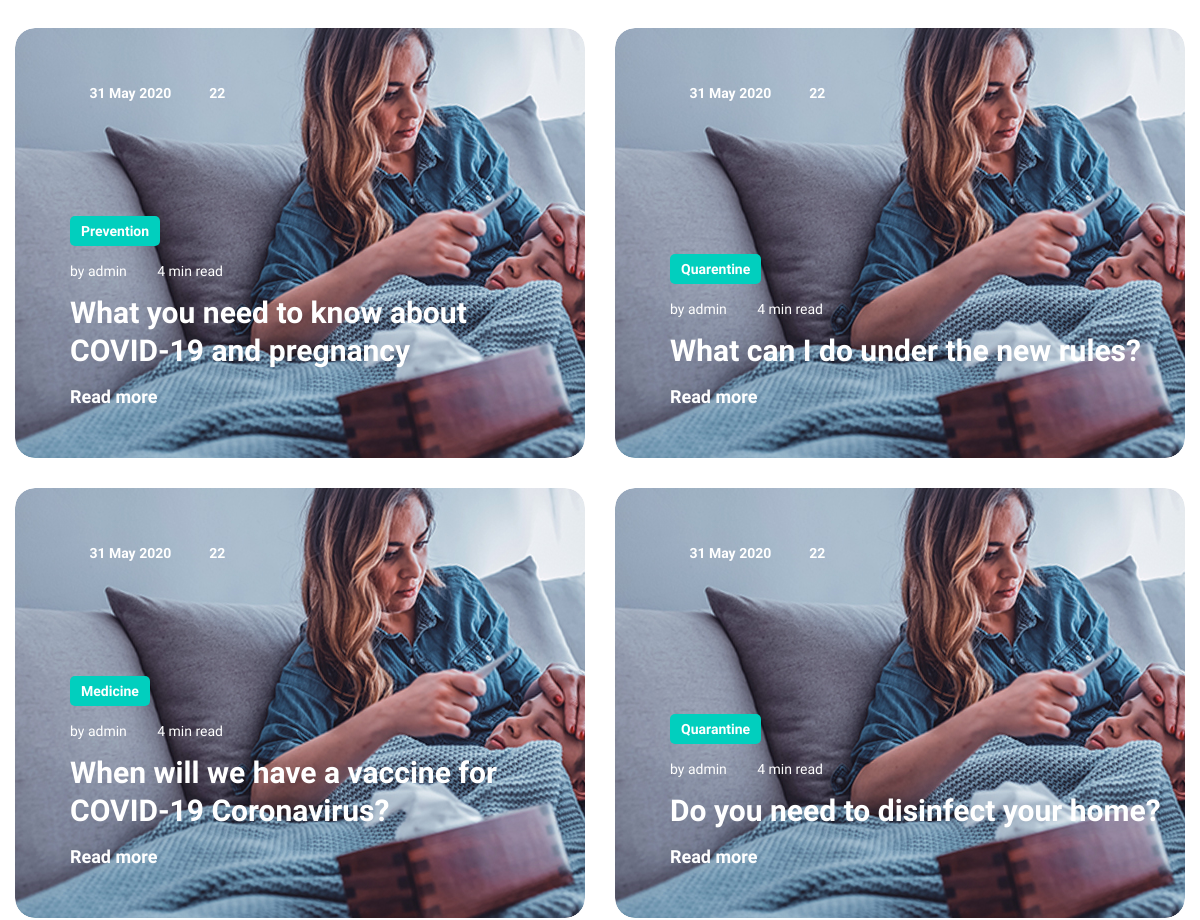
/public/Blog/1 (middle part), run on an earlier commit of the app's database.
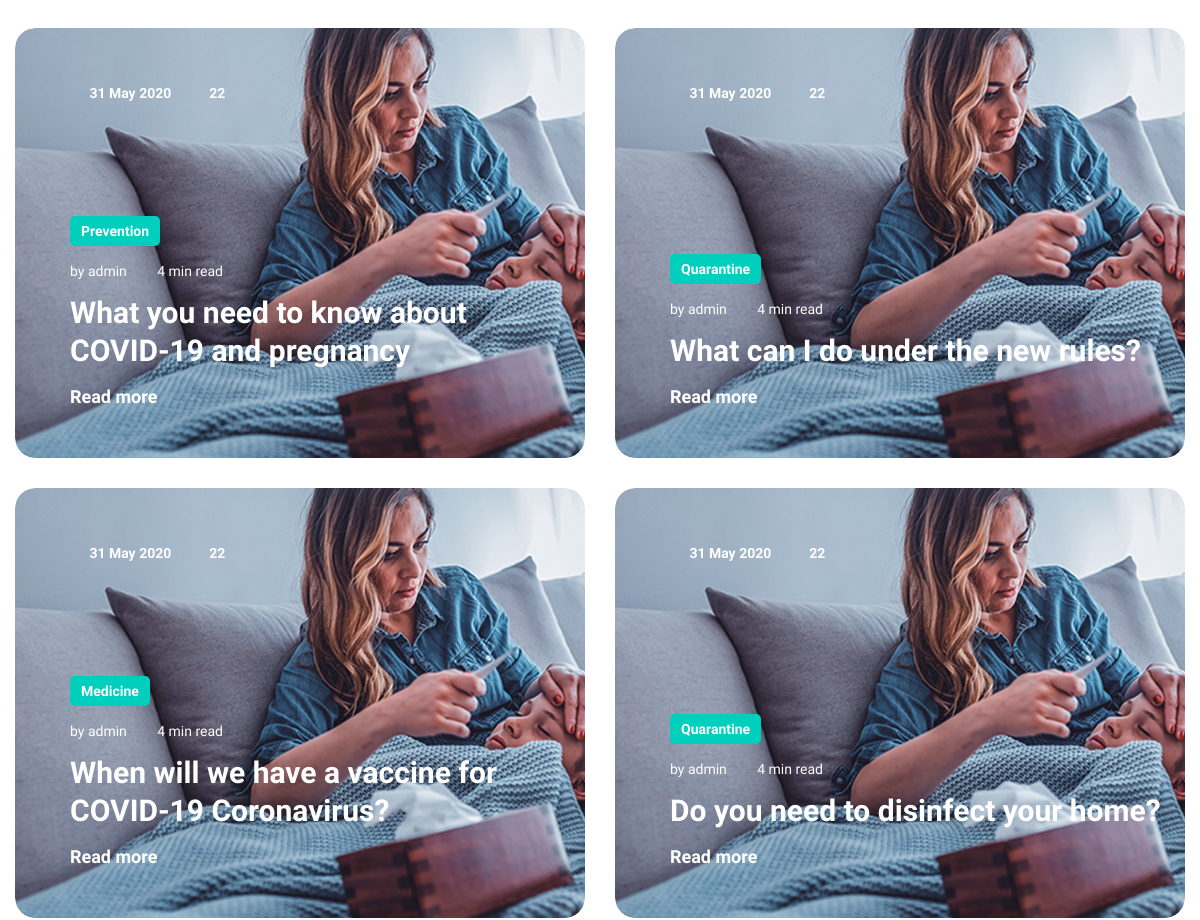
And on a later commit of the database.
### tables this page shows
CREATE TABLE `blogs` (
  `id` int(11) NOT NULL,
  `authId` int(11) NOT NULL,
  `title` varchar(255) NOT NULL,
  `category` varchar(255) NOT NULL,
  `date` date NOT NULL,
  `content` longtext NOT NULL
);

CREATE TABLE `users` (
  `id` int(11) NOT NULL,
  `username` varchar(255) NOT NULL,
  `password` varchar(255) NOT NULL,
  `full_name` varchar(255) NOT NULL,
  `birth_date` date NOT NULL,
  `address` varchar(255) NOT NULL,
  `email` varchar(255) NOT NULL,
  `phone_number` varchar(255) NOT NULL
);

### app/core/Controller.php (called while the page is built, shortened)
<?php
class Controller{
    public function view($view, $data = [])
    {
        require_once '../app/views/' . $view . '.php';
    }
    public function model($model)
    {
        return new $model;
    }
}

### app/controllers/Blog.php (called while the page is built, shortened)
<?php
class Blog extends Controller {
    public function index($page = 1)
    {
        $halaman = 10;
        $mulai = ($page>1) ? ($page * $halaman) - $halaman : 0;
        $total = count($this->model('Blog_model')->getAllBlogs());
        $data['pages'] = ceil($total/$halaman);
        $data['current_page'] = $page;
        $data['blogs'] = $this->model('Blog_model')->getBlogsByPage($mulai, $halaman);
        $this->view('blog/blog', $data);
    }
}

### app/core/App.php (called while the page is built, shortened)
<?php
class App
{
    protected $method = 'index';
    protected $params = [];
    public function __construct()
    {
        $url = $this->parseURL();
        if (isset($url[0])) {
            if (file_exists('../app/controllers/' . $url[0] . '.php')) {
                unset($url[0]);
            }
        }
        $this->controller = new $this->controller;
        if (!empty($url)) {
            $this->params = array_values($url);
        }
        call_user_func_array([$this->controller, $this->method], $this->params);
    }
    public function parseURL()
    {
        if (isset($_GET['url'])) {
            $url = rtrim($_GET['url'], '/');
            $url = filter_var($url, FILTER_SANITIZE_URL);
            $url = explode('/', $url);
            return $url;
        }
    }
}

### public/index.php (called while the page is built, shortened)
<?php
$app = new App;

### app/core/Database.php (called while the page is built, shortened)
<?php
class Database{
    private $host = DB_HOST;
    private $user = DB_USER;
    private $pass = DB_PASS;
    private $dbnm = DB_NAME;
    private $dbh;
    private $stmt;
    public function __construct()
    {
        $dsn = 'mysql:host='. $this->host .';dbname='. $this->dbnm;
        $option = [
            PDO::ATTR_PERSISTENT => true,
            PDO::ATTR_ERRMODE => PDO::ERRMODE_EXCEPTION
        ];
        try{
            $this->dbh = new PDO($dsn,$this->user,$this->pass, $option);
        }catch(PDOException $e){
            die($e->getMessage());
        }
    }
    public function query($query)
    {
        $this->stmt = $this->dbh->prepare($query);
    }
    public function bind($param, $value, $type = null){
        if(is_null($type)){
            switch (true) {
                case is_int($value):
                    $type = PDO::PARAM_INT;
                    break;
                default:
                    $type = PDO::PARAM_STR;
            }
        }
        $this->stmt->bindValue($param, $value, $type);
    }
    public function execute()
    {
        $this->stmt->execute();
    }
    public function resultSet()
    {
        $this->execute();
        return $this->stmt->fetchAll(PDO::FETCH_ASSOC);
    }
    public function single()
    {
        $this->execute();
        return $this->stmt->fetch(PDO::FETCH_ASSOC);
    }
}

### app/models/Blog_model.php (called while the page is built, shortened)
<?php
class Blog_model{
    private $table = 'blogs';
    private $db;
    public function __construct()
    {
        $this->db = new Database;
    }
    public function getAllBlogs()
    {
        $this->db->query('SELECT * FROM ' . $this->table);
        return $this->db->resultSet();
    }
    public function getBlogsByPage($mulai, $halaman)
    {
        $this->db->query('SELECT * FROM ' . $this->table . ' ORDER BY `id` DESC LIMIT :mulai , :halaman');
        $this->db->bind('mulai',$mulai);
        $this->db->bind('halaman',$halaman);
        return $this->db->resultSet();
    }
}

### app/models/User_model.php (called while the page is built, shortened)
<?php
class User_model
{
    private $table = 'users';
    private $db;
    public function __construct()
    {
        $this->db = new Database;
    }
    public function getAllUsersNameById($id)
    {
        $this->db->query('SELECT full_name FROM ' . $this->table . ' WHERE id=:id');
        $this->db->bind('id', $id);
        return $this->db->single();
    }
}

### app/views/Blog/blog.php (the view, shortened to what the changed rows need)
<section class="blog_area">
    <div class="container">
        <div class="row blog_item_inner">
            <?php foreach ($data['blogs'] as $blog) : ?>
                <?php
                $date = date('j F Y', strtotime(str_replace("-", "/", $blog['date'])));
                $data['users'] = $this->model('User_model')->getAllUsersNameById($blog['authId']);
                $author_name = $data['users']['full_name'];
                ?>
                <div class="col-lg-6 comm travel edu quarantine">
                    <div class="big_l_blog_item">
                        <div class="l_blog_img">
                            <img class="img-fluid" src="<?= BASEURL; ?>/assets/storage/images/blog/default.jpg"
                                 alt=""/>
                        </div>
                        <div class="l_blog_text">
                            <div class="date">
                                <a><i class="linearicons-calendar-full"></i>
                                    <?= $date ?>
                                </a>
                                <a><i class="linearicons-bubbles"></i> 22</a>
                            </div>
                            <div class="blog_btm_text">
                                <div class="tag"><?= $blog['category'] ?></div>
                                <div class="author">
                                    <a>by <?= $author_name ?></a>
                                    <a><i class="linearicons-radio-button"></i> 4 min read</a>
                                </div>
                                <a href="<?= BASEURL; ?>/Blog/single_blog/<?= $blog['id'] ?>">
                                    <h3><?= $blog['title'] ?></h3>
                                </a>
                                <a class="text_btn" href="<?= BASEURL;?>/Blog/single_blog/<?= $blog['id'];?>">Read more
                                    <i class="linearicons-arrow-right"></i></a>
                            </div>
                        </div>
                    </div>
                </div>
            <?php endforeach; ?>
        </div>
</section>

What changed in the data, as far as the page shows it:
changed blogs "What can I do under the new rules?": category "Quarentine" → "Quarantine"
